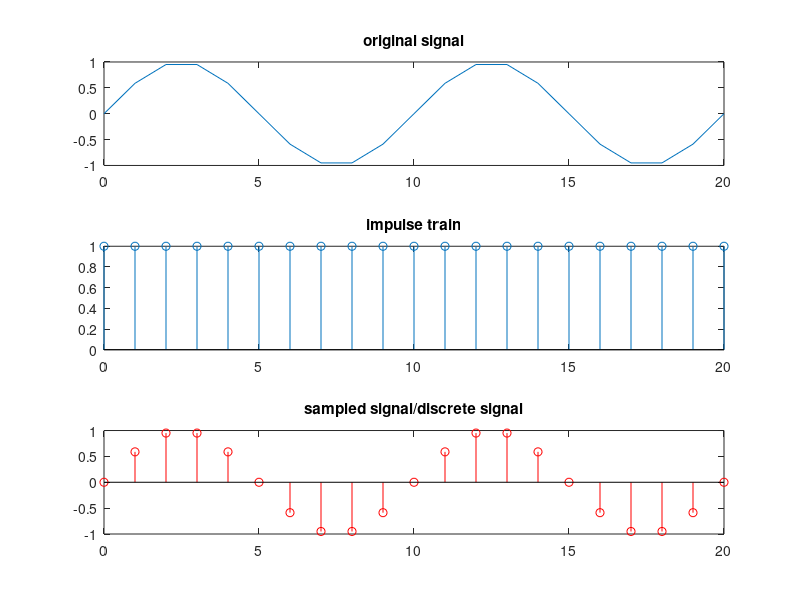

The MATLAB source for this figure:
m=1;
N=20;
n=0:m:N;
d=(n==0:m:N);
f=100;
fs=1000;
b=sin(2*pi*(f/fs)*n);
y=d.*b;
subplot(3,1,1)
plot(n,b);
title('original signal');
subplot(3,1,2)
stem(n,d);
title('impulse train');
subplot(3,1,3)
stem(n,y,'r');
title('sampled signal/discrete signal');
